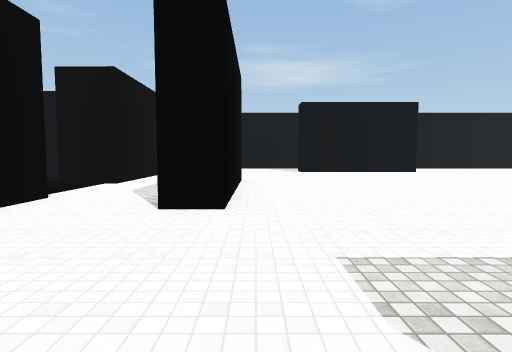
View 1 (above)

21 first-person views from a walk through a 3-D level made in the Unity game engine. The camera is 1.5 m above the floor, tilts 4° down and sees 80° across. The floor is counted in squares, 2 m on a side. Each view is taken from the middle of a square. On the plan, view 1 faces up. The plan holds only what a view shows up to about 10 squares ahead; the rest is blank. Surface patterns are stand-ins for the level's own textures.

View 2
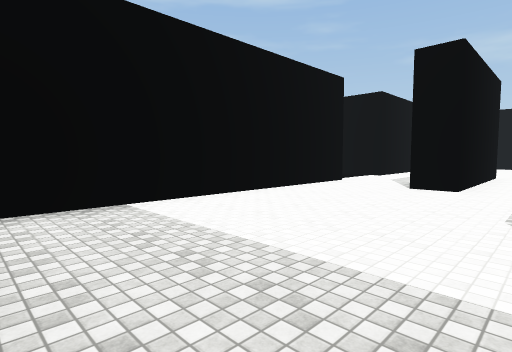

View 3
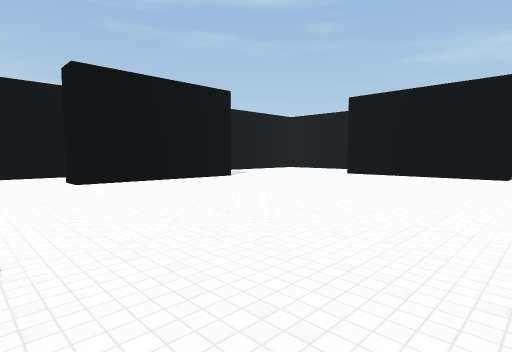

View 4
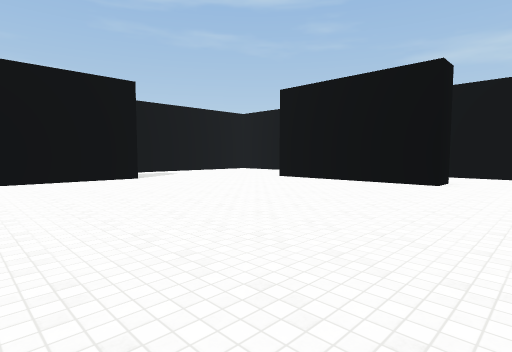

View 5
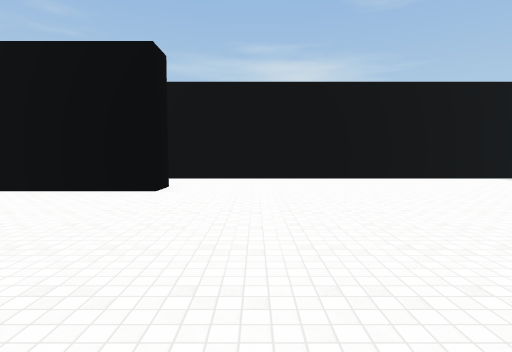

View 6
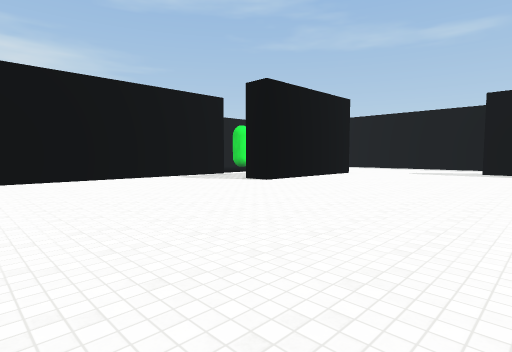

View 7
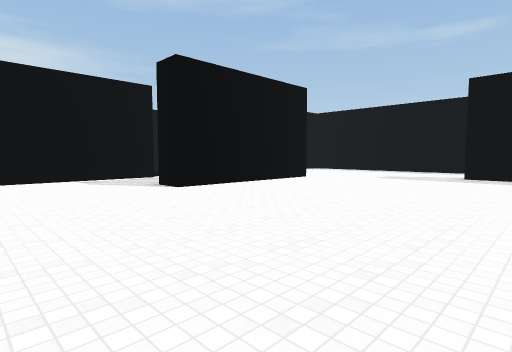

View 8
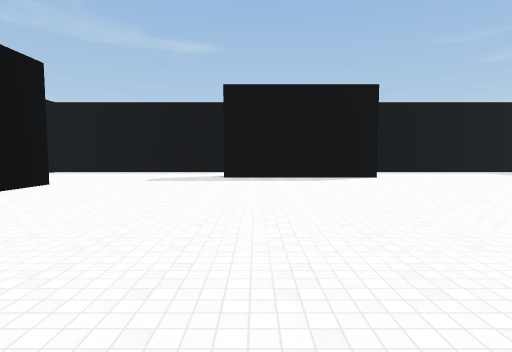

View 9
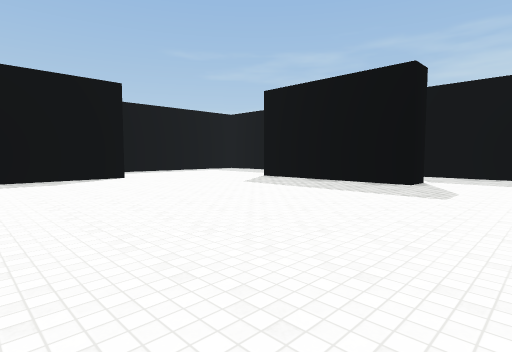

View 10
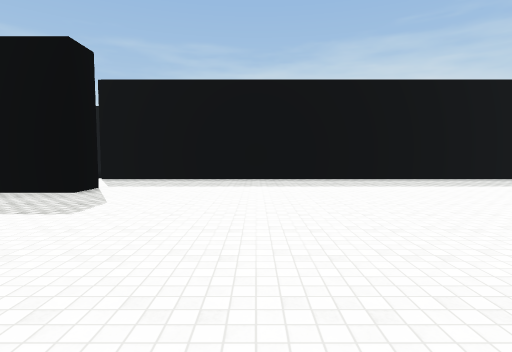

View 11
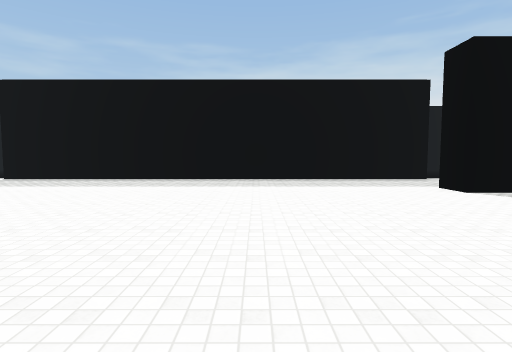

View 12
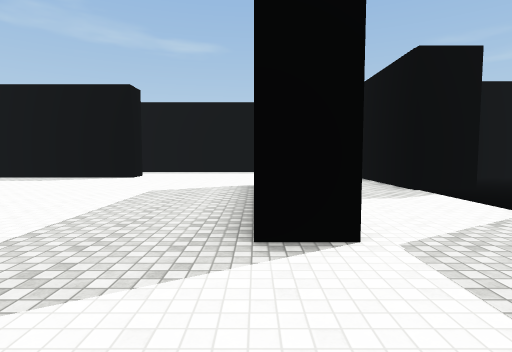

View 13
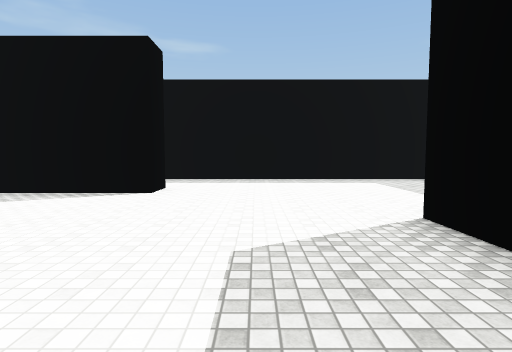

View 14
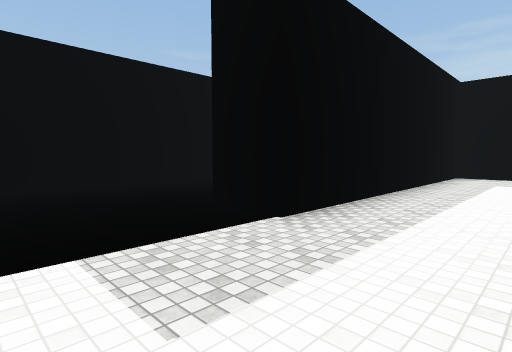

View 15
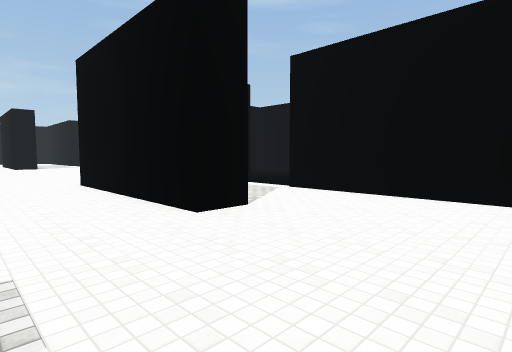

View 16
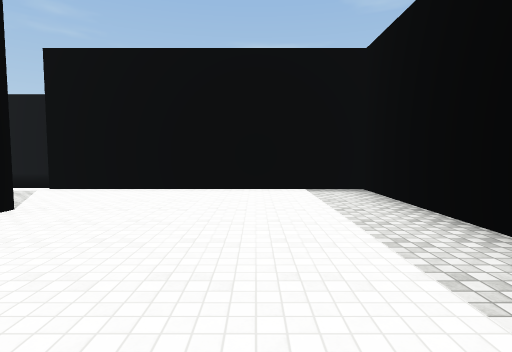

View 17
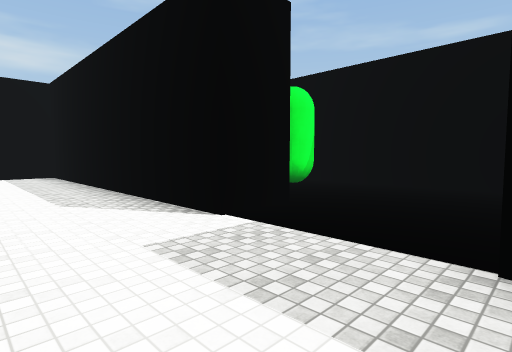

View 18
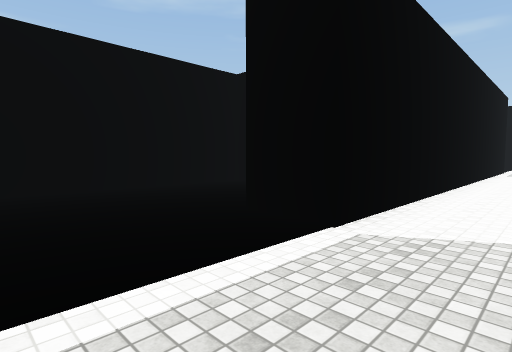

View 19
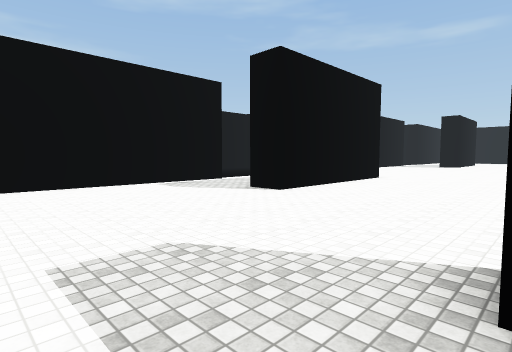

View 20
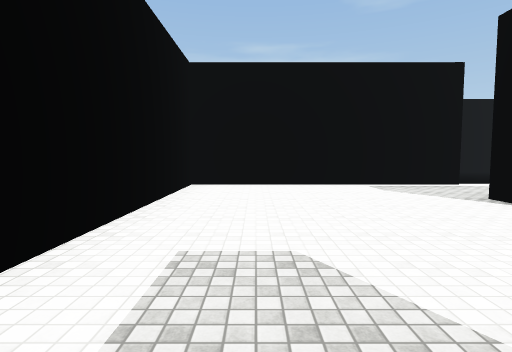

View 21
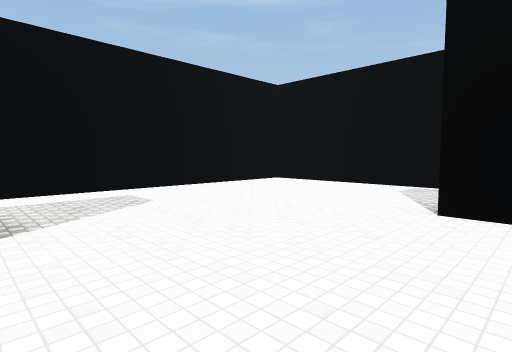

### Floor plan
Key: @ floor where view 1 was taken; # wall or solid block; . floor.
Columns run from 5 left of view 1 to 34 right of it. Each row starts with its distance up from view 1.
 22          ######
 21          .....#
 20           ....
 19           .             ..
 18          ..            #...
 17  ########..############# ..########
 16  #......................  ........#
 15  #......................   .......#
 14  #.....#####...........#####......#
 13  #................................#
 12  #................................#
 11  #................................#
 10  #................................#  ###
  9  #..#.........................#...# ...#
  8 ##..#.........................#...# ...#
  7 ....#.......... ..............#...  ...#
  6  ...#.......... .  ...........#...  ...#
  5  #..#.........................#...# ...#
  4  #................................# ...#
  3  #................................#  ..#
  2  #................................#   ##
  1  #.....     ......................#
  0  #...@.    #...........#### ......#
 -1   .....    #...........#     .....#
 -2   .....    .................   ...#
 -3   .....    ...................  ..#
 -4            #############...########
 -5                           ..
 -6                            ..
 -7                             ..#
 -8                              .#

Positions as (right, up) in squares from view 1, and headings:
1: (0, 0), facing up
2: (1, -3), facing up-left
3: (8, 2), facing up-left
4: (9, 5), facing up-left
5: (9, 7), facing up
6: (11, 7), facing up-right
7: (14, 7), facing up-right
8: (15, 8), facing right
9: (15, 8), facing down-right
10: (14, 6), facing down
11: (11, 6), facing down
12: (15, 0), facing right
13: (19, 2), facing right
14: (26, 8), facing down-right
15: (26, 11), facing up-left
16: (26, 10), facing up
17: (26, 5), facing up-right
18: (3, 15), facing up-right
19: (-3, 9), facing up-right
20: (-2, 9), facing up
21: (3, 9), facing up-left
